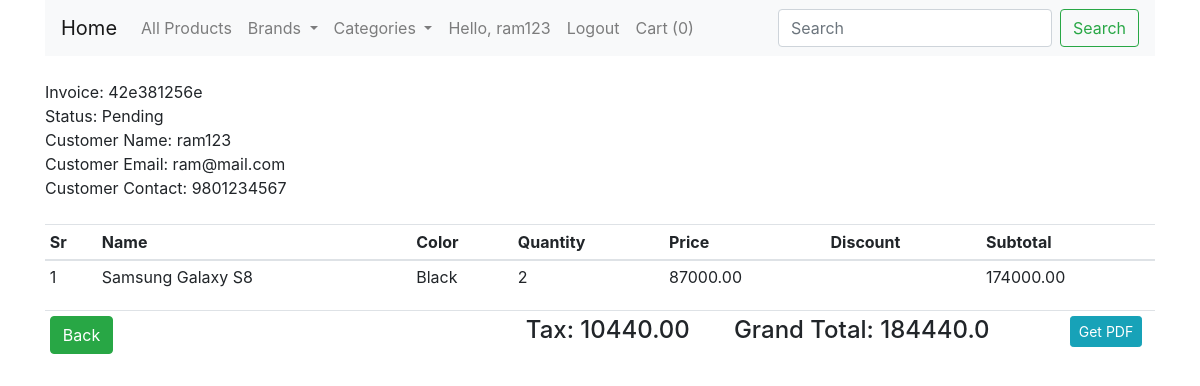
The page /customer/orders/a649671f70 (signed in) on the database its author committed.
### app/customers/models.py (models this page shows, shortened)
class CustomerUser(db.Model, UserMixin):
    id = db.Column(db.Integer, primary_key=True)
    name = db.Column(db.String(50), unique=False)
    username = db.Column(db.String(50), unique=True)
    email = db.Column(db.String(50), unique=True)
    password = db.Column(db.String(200), unique=False)
    country = db.Column(db.String(50), unique=False)
    state = db.Column(db.String(50), unique=False)
    city = db.Column(db.String(50), unique=False)
    address = db.Column(db.String(50), unique=False)
    contact = db.Column(db.String(50), unique=False)
    zipcode = db.Column(db.String(50), unique=False)
    profile = db.Column(db.String(200), unique=False, default="profile.jpg")
    timestamp = db.Column(db.DateTime, nullable=False, default=datetime.now())
    customer_user = db.relationship('CustomerOrder', backref=db.backref('user', lazy=True))

class CustomerOrder(db.Model):
    id = db.Column(db.Integer, primary_key=True)
    invoice = db.Column(db.String(50), unique=True, nullable=False)
    status = db.Column(db.String(50), default="Pending", nullable=False)
    timestamp = db.Column(db.DateTime, default=datetime.now(), nullable=False)
    orders = db.Column(JsonEncodedDict)
    customer_id = db.Column(db.Integer, db.ForeignKey('customer_user.id'), nullable=False)

### app/customers/routes.py (the view)
@bp.route("/orders/<invoice>")
@login_required
def orders(invoice):
    if current_user.is_authenticated:
        grandtotal = 0
        subtotal = 0
        customer_id = current_user.id
        customer = CustomerUser.query.filter_by(id=customer_id).first()
        orders = CustomerOrder.query.filter_by(customer_id=customer.id).order_by(CustomerOrder.id.desc()).first()
        for _key, product in orders.orders.items():
            discount = (product['discount']/1000) * float(product['price'])
            subtotal += float(product['price']) * int(product['quantity'])
            subtotal -= discount
            tax = ("%.2f" % (0.06 * float(subtotal)))
            grandtotal = float("%.2f" % (1.06 * subtotal ))
    else:
        return redirect(url_for('customers.customerLogin'))
    return render_template('customer/order.html', invoice=invoice, tax=tax, subtotal=subtotal, \
        grandtotal=grandtotal, customer=customer, orders=orders)

### app/customers/models.py (called while the page is built)
@login_manager.user_loader
def load_user(user_id):
    return CustomerUser.query.get(user_id)

    def process_result_value(self, value, dialect):
        if value is None:
            return {}
        else:
            return json.loads(value)

### app/templates/customer/order.html (shortened to what this page needs)
{% extends 'base.html' %}
{% block body %}
{% include 'includes/nav.html' %}
<div class="container mt-4">
  {% include "includes/_messages.html" %}
  <div class="row">
    <div class="col-md-12">
      Invoice: {{orders.invoice}}<br>
      Status: {{orders.status}}<br>
      Customer Name: {{customer.name}}<br>
      Customer Email: {{customer.email}}<br>
      Customer Contact:  {{customer.contact}}<br><br>
    <table class="table table-sm">
      <thead>
        <th>Sr</th>
        <th>Name</th>
        <th>Color</th>
        <th>Quantity</th>
        <th>Price</th>
        <th>Discount</th>
        <th>Subtotal</th>
      </thead>
      <tbody>
        {% for key, product in orders.orders.items() %}
        {% set discount= "%.2f" |format((product.discount/100) * product.price|float)%}
        <tr>
          <td>{{loop.index}}</td>
          <td>{{product.name}}</td>
          <td>{{product.color}}</td>
          <td>{{product.quantity}}</td>
          <td>{{product.price}}</td>
          {% if product.discount > 0 %}
          <td>{{product.discount}}% &nbsp; is {{discount}}</td>
          {% else %}
          <td></td>
          {% endif %}
          {% set subtotal = product.quantity|int * product.price|float %}
          <td>{{"%0.2f"|format((subtotal|float)-(discount|float)) }}</td>
        </tr>
        {% endfor %}
      </tbody>
    </table>
    <table class="table table-sm">
      <tr>
      <td><a href="{{url_for('index')}}" class="btn btn-success">Back</a></td>
      <td width="35%"></td>
      <td colspan="3"><h4>Tax: {{tax}}</h4></td>
      <td colspan="5"><h4>Grand Total: {{grandtotal}}</h4></td>
      <td>
        <form action="{{url_for('customers.getPDF', invoice=orders.invoice)}}" method="post">
            <button type="ssubmit" class="btn btn-sm btn-info float-right mr-2">Get PDF</button>
        </form>
      </td>
      </tr>
    </table>
  </div>
</div>
</div>
{% endblock %}

### app/templates/includes/nav.html (shortened to what this page needs)
{% extends 'base.html'%}
{% block body %}
<div class="container">
  <nav class="navbar navbar-expand-lg navbar-light bg-light">
    <a class="navbar-brand" href="/">Home</a>
    <div class="collapse navbar-collapse" id="navbarSupportedContent">
      <ul class="navbar-nav mr-auto">
        <li class="nav-item">
          <a class="nav-link" href="/">All Products</a>
        </li>
        <li class="nav-item dropdown">
          <a class="nav-link dropdown-toggle" href="#" id="navbarDropdown" role="button" data-toggle="dropdown" aria-haspopup="true" aria-expanded="false">
            Brands
          </a>
        </li>
        <li class="nav-item dropdown">
          <a class="nav-link dropdown-toggle" href="#" id="navbarDropdown" role="button" data-toggle="dropdown" aria-haspopup="true" aria-expanded="false">
            Categories
          </a>
        </li>
        {% if current_user.is_authenticated %}
        <span class="nav-link">Hello, {{current_user.username}}</span>
          <li class="nav-item">
            <a class="nav-link" href="{{url_for('customers.CustomerLogout')}}" tabindex="-1" "> Logout</a>
          </li>
        {% endif %}
        <li class="nav-item">
          <a class="nav-link" href="{{url_for('carts.getCarts')}}" tabindex="-1" ">Cart ({{session['Shoppingcart']|length}})</a>
        </li>
      </ul>
      <form class="form-inline my-2 my-lg-0">
        <input class="form-control mr-sm-2" type="search" placeholder="Search" aria-label="Search">
        <button class="btn btn-outline-success my-2 my-sm-0" type="submit">Search</button>
      </form>
    </div>
  </nav>
</div>
{% endblock %}

### rows shown on the page
CustomerUser: username "ram123", name "ram123", email "ram@mail.com", contact "9801234567"
CustomerOrder: invoice "42e381256e", status "Pending"

### other values the page prints
{{ session['Shoppingcart']|length }} "0"
{{ product.name }} "Samsung Galaxy S8"
{{ product.color }} "Black"
{{ product.quantity }} "2"
{{ product.price }} "87000.00"
{{ "%0.2f"|format((subtotal|float)-(discount|float)) }} "174000.00"
{{ tax }} "10440.00"
{{ grandtotal }} "184440.0"
